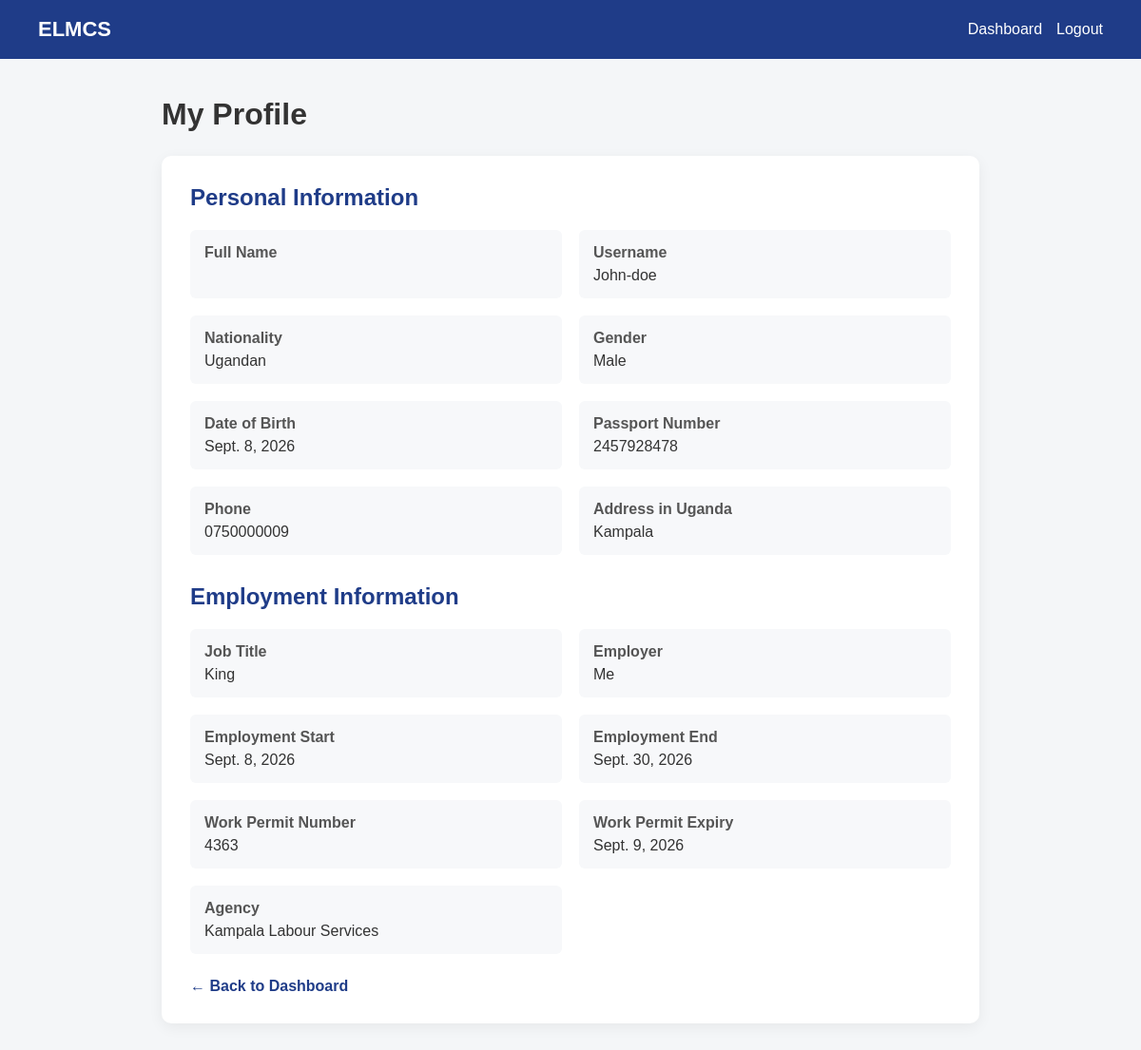
The app's page /expatriate/profile/ (signed in) with its own data.
### expatriates/models.py (models this page shows, shortened)
class Expatriate(models.Model):
    class Gender(models.TextChoices):
        MALE = 'MALE', 'Male'
        FEMALE = 'FEMALE', 'Female'
        OTHER = 'OTHER', 'Other'
    user = models.OneToOneField(
        settings.AUTH_USER_MODEL,
        on_delete=models.CASCADE,
        related_name='expatriate_profile'
    )
    agency = models.ForeignKey(
        'agencies.Agency',
        on_delete=models.SET_NULL,
        null=True,
        blank=True,
        related_name='expatriates'
    )
    date_of_birth = models.DateField()
    nationality = models.CharField(max_length=100)
    passport_number = models.CharField(
        max_length=100,
        unique=True
    )
    gender = models.CharField(
        max_length=10,
        choices=Gender.choices
    )
    phone = models.CharField(max_length=30)
    address_in_uganda = models.CharField(max_length=255)
    job_title = models.CharField(max_length=150)
    employer = models.CharField(max_length=200)
    employment_start_date = models.DateField()
    employment_end_date = models.DateField(
        null=True,
        blank=True
    )
    work_permit_number = models.CharField(
        max_length=100,
        unique=True
    )
    work_permit_expiry = models.DateField()
    created_at = models.DateTimeField(auto_now_add=True)
    updated_at = models.DateTimeField(auto_now=True)

### accounts/models.py (models this page shows, shortened)
class User(AbstractUser):
    class Role(models.TextChoices):
        EXPATRIATE = 'EXPATRIATE', 'Expatriate'
        AGENCY = 'AGENCY', 'Agency'
        GOVERNMENT = 'GOVERNMENT', 'Government Officer'
    role = models.CharField(
        max_length=20,
        choices=Role.choices,
        default=Role.EXPATRIATE
    )

### agencies/models.py (models this page shows)
class Agency(models.Model):
    name = models.CharField(max_length=200)
    registration_number = models.CharField(
    max_length=100,
    unique=True
    )
    address = models.CharField(max_length=255)
    phone = models.CharField(max_length=30)
    email = models.EmailField()
    created_at = models.DateTimeField(auto_now_add=True)
    users = models.ManyToManyField(
        settings.AUTH_USER_MODEL,
        related_name='agencies',
        blank=True
    )
    def __str__(self):
        return self.name

### accounts/views.py (the view)
@login_required
def expatriate_profile(request):
    expatriate = request.user.expatriate_profile
    return render(
        request,
        'accounts/expatriate_profile.html',
        {
            'expatriate': expatriate
        }
    )

### accounts/templates/accounts/expatriate_profile.html (shortened to what this page needs)
<!DOCTYPE html>
<html lang="en">
<head>
</head>
<body>
<nav class="navbar">
    <div class="brand">
        ELMCS
    </div>
    <div class="nav-links">
        <a href="{% url 'dashboard' %}">
            Dashboard
        </a>
        <a href="{% url 'logout' %}">
            Logout
        </a>
    </div>
</nav>
<main class="container">
    <h1 class="page-title">
        My Profile
    </h1>
    <div class="profile-card">
        <h2>
            Personal Information
        </h2>
        <div class="info">
            <div class="info-item">
                <strong>Full Name</strong>
            </div>
            <div class="info-item">
                <strong>Username</strong>
                {{ expatriate.user.username }}
            </div>
            <div class="info-item">
                <strong>Nationality</strong>
                {{ expatriate.nationality }}
            </div>
            <div class="info-item">
                <strong>Gender</strong>
                {{ expatriate.get_gender_display }}
            </div>
            <div class="info-item">
                <strong>Date of Birth</strong>
                {{ expatriate.date_of_birth }}
            </div>
            <div class="info-item">
                <strong>Passport Number</strong>
                {{ expatriate.passport_number }}
            </div>
            <div class="info-item">
                <strong>Phone</strong>
                {{ expatriate.phone }}
            </div>
            <div class="info-item">
                <strong>Address in Uganda</strong>
                {{ expatriate.address_in_uganda }}
            </div>
        </div>
        <h2 style="margin-top: 30px;">
            Employment Information
        </h2>
        <div class="info">
            <div class="info-item">
                <strong>Job Title</strong>
                {{ expatriate.job_title }}
            </div>
            <div class="info-item">
                <strong>Employer</strong>
                {{ expatriate.employer }}
            </div>
            <div class="info-item">
                <strong>Employment Start</strong>
                {{ expatriate.employment_start_date }}
            </div>
            <div class="info-item">
                <strong>Employment End</strong>
                {{ expatriate.employment_end_date|default:"Not specified" }}
            </div>
            <div class="info-item">
                <strong>Work Permit Number</strong>
                {{ expatriate.work_permit_number }}
            </div>
            <div class="info-item">
                <strong>Work Permit Expiry</strong>
                {{ expatriate.work_permit_expiry }}
            </div>
            <div class="info-item">
                <strong>Agency</strong>
                {{ expatriate.agency|default:"Not assigned" }}
            </div>
        </div>
        <a href="{% url 'dashboard' %}" class="back">
            ← Back to Dashboard
        </a>
    </div>
</main>
</body>
</html>

### accounts/templates/accounts/expatriate_profile.html (style rules this page uses)
* { box-sizing: border-box; margin: 0; padding: 0; }
body { font-family: Arial, sans-serif; background: #f4f6f8; color: #333; }
.navbar { background: #1f3c88; color: white; padding: 18px 40px; display: flex; justify-content: space-between; align-items: center; }
.brand { font-size: 22px; font-weight: bold; }
.nav-links { display: flex; gap: 15px; }
.nav-links a { color: white; text-decoration: none; }
.container { max-width: 900px; margin: 40px auto; padding: 0 20px; }
.page-title { margin-bottom: 25px; }
.profile-card { background: white; padding: 30px; border-radius: 10px; box-shadow: 0 4px 15px rgba(0, 0, 0, 0.06); }
.profile-card h2 { color: #1f3c88; margin-bottom: 20px; }
.info { display: grid; grid-template-columns: 1fr 1fr; gap: 18px; }
.info-item { padding: 15px; background: #f7f8fa; border-radius: 6px; }
.info-item strong { display: block; margin-bottom: 6px; color: #555; }
.back { display: inline-block; margin-top: 25px; color: #1f3c88; text-decoration: none; font-weight: bold; }

### records on screen
Expatriate: user.username "John-doe", nationality "Ugandan", gender "Male", date_of_birth "Sept. 8, 2026", passport_number "2457928478", phone "0750000009", address_in_uganda "Kampala", job_title "King", employer "Me", employment_start_date "Sept. 8, 2026", employment_end_date "Sept. 30, 2026", work_permit_number "4363", work_permit_expiry "Sept. 9, 2026", agency "Kampala Labour Services"
